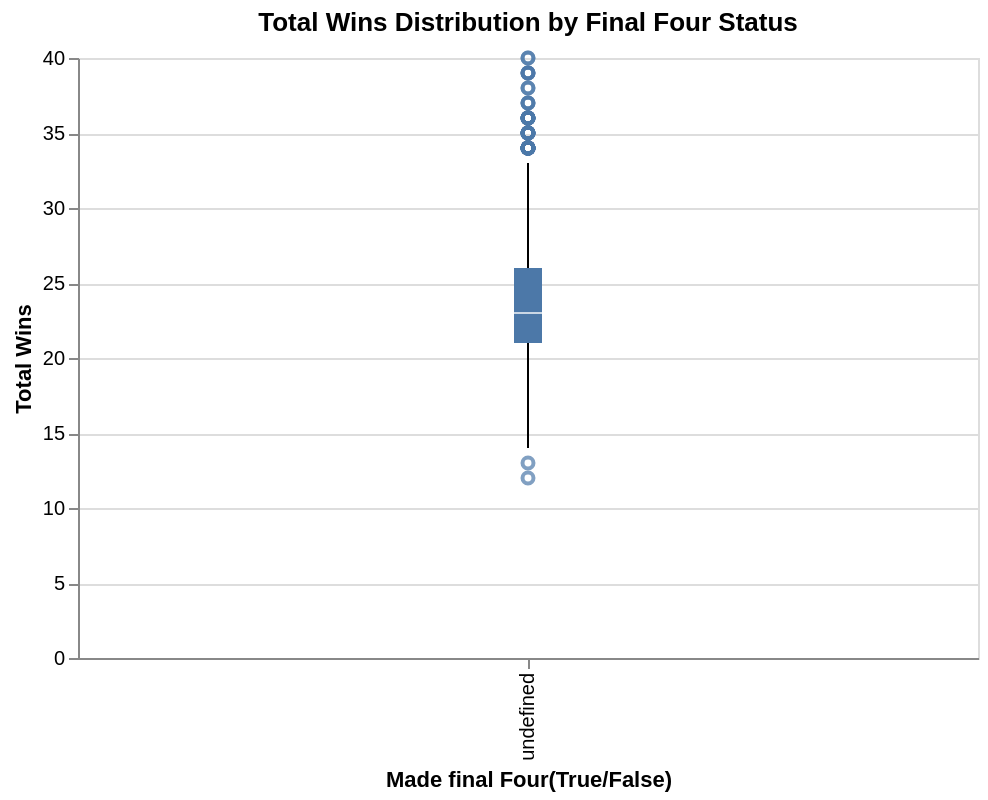

The cell this chart's notebook holds for it:
### Markdown cell above
Visualization 1: This box plot examines the relationship between a team's total wins and whether they advanced to the final four. It allows us to compare the median and spread of total wins between the two groups, helping us evaluate if total wins is avstrong predictor for tournament success.

### Code cell
import altair as alt
vis_1 = alt.Chart(df).mark_boxplot().encode(
    alt.X("made_final_four:N", title="Made final Four(True/False)"),
    alt.Y("total_wins:Q", title="Total Wins")
).properties(
    title="Total Wins Distribution by Final Four Status",
    width=450,
    height=300
)
vis_1

### Figure 1 — Vega-Lite specification as saved in the notebook (floating-point values rounded to 4 significant figures; data arrays with more than 128 entries replaced by an {"elided": "..."} marker saying what was removed)
{"config": {"view": {"continuousWidth": 300, "continuousHeight": 300}}, "data": {"name": "data-e258c2f24f58d7fd09d2d3af39f6e993"}, "mark": {"type": "boxplot"}, "encoding": {"x": {"field": "made_final_four", "title": "Made final Four(True/False)", "type": "nominal"}, "y": {"field": "total_wins", "title": "Total Wins", "type": "quantitative"}}, "height": 300, "title": "Total Wins Distribution by Final Four Status", "width": 450, "$schema": "https://vega.github.io/schema/vega-lite/v5.20.1.json", "datasets": {"data-e258c2f24f58d7fd09d2d3af39f6e993": {"elided": "2092 records"}}}
